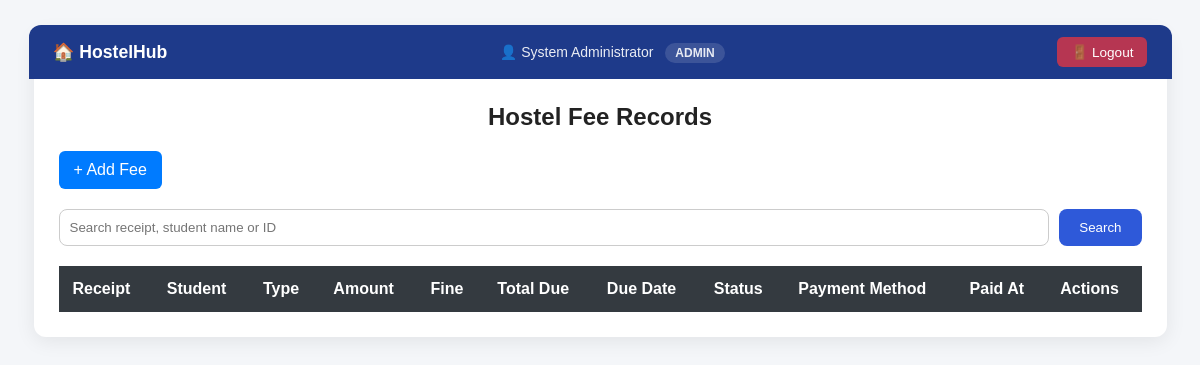
The app's page /fee/index.php (signed in), older data.
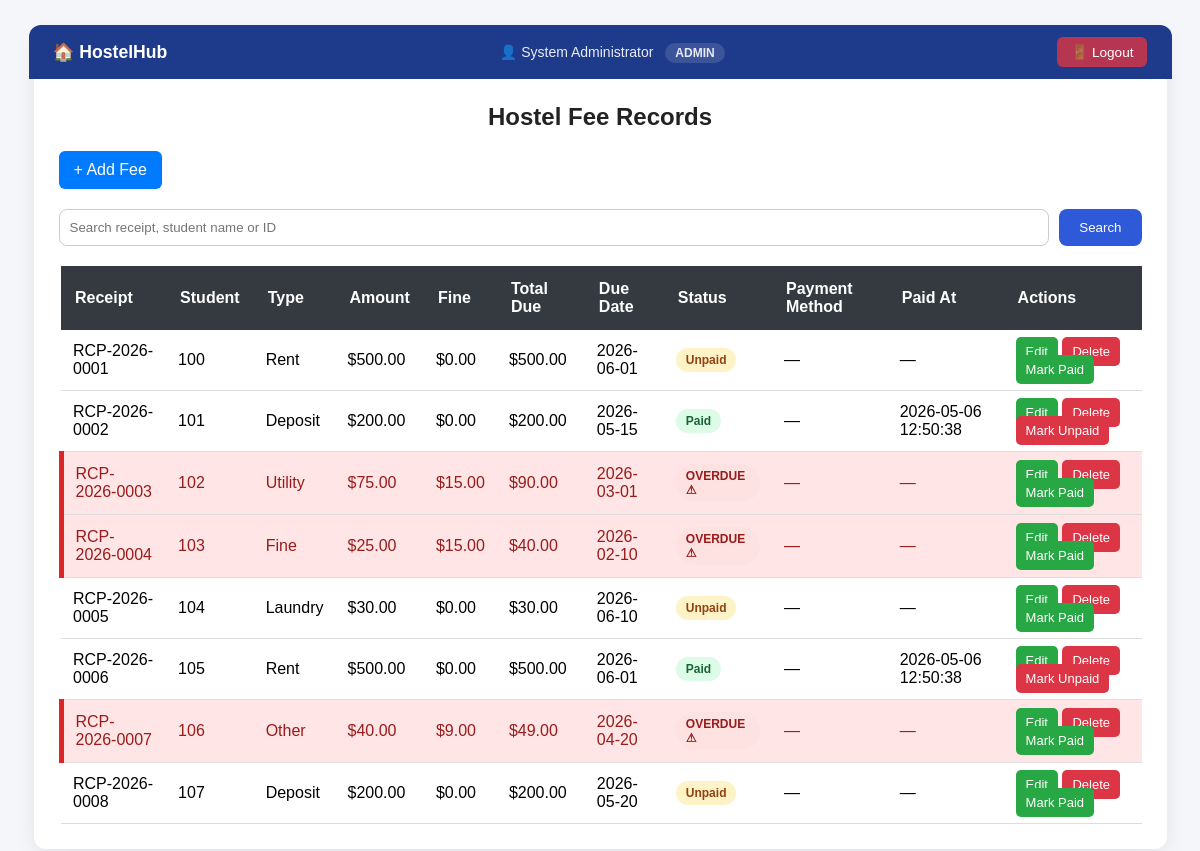
The same page, newer data.
### tables this page shows
CREATE TABLE IF NOT EXISTS fees (
    receipt_number VARCHAR(30)   NOT NULL,
    student_id     INT           NOT NULL,
    fee_type       ENUM('rent','deposit','utility','fine','laundry','other') NOT NULL,
    amount         DECIMAL(10,2) NOT NULL,
    due_date       DATE          NOT NULL,
    is_paid        TINYINT(1)    NOT NULL DEFAULT 0,    
    paid_at        DATETIME      NULL,
    payment_method VARCHAR(20)   NULL,
    fine_rate      DECIMAL(5,2)  NOT NULL DEFAULT 0.50,
    fine_cap       DECIMAL(5,2)  NOT NULL DEFAULT 15.00,
    fine_amount    DECIMAL(10,2) NOT NULL DEFAULT 0.00,
    total_due      DECIMAL(10,2) NOT NULL DEFAULT 0.00,
    is_active      TINYINT(1)    NOT NULL DEFAULT 1,
    deleted_at     DATETIME      NULL,
    deleted_reason VARCHAR(255)  NULL,
    created_at     TIMESTAMP     NOT NULL DEFAULT CURRENT_TIMESTAMP,
    updated_at     TIMESTAMP     NOT NULL DEFAULT CURRENT_TIMESTAMP ON UPDATE CURRENT_TIMESTAMP,
    PRIMARY KEY (receipt_number),
    CONSTRAINT fk_fee_student
        FOREIGN KEY (student_id) REFERENCES students(student_id)
        ON UPDATE CASCADE ON DELETE RESTRICT
);

### includes/auth.php (called while the page is built, shortened)
<?php
function currentRole(): string {
    return $_SESSION['role'] ?? '';
}
?>

### fee/index.php (the view, shortened to what this page needs)
<?php
require_once(__DIR__ . "/../includes/db.php");
require_once(__DIR__ . "/../includes/auth.php");
$search = $_GET['search'] ?? '';
if (!empty($search)) {
    $stmt = $db->prepare("
        SELECT fees.*
        FROM fees
        LEFT JOIN students ON students.student_id = fees.student_id
        WHERE fees.is_active = 1
        AND (
            fees.receipt_number LIKE ?
            OR students.full_name LIKE ?
            OR fees.student_id LIKE ?
        )
        ORDER BY fees.created_at DESC
    ");
    $stmt->execute(["%$search%", "%$search%", "%$search%"]);
} else {
    $stmt = $db->prepare("
        SELECT * FROM fees
        WHERE is_active = 1
        ORDER BY created_at DESC
    ");
    $stmt->execute();
}
$fees = $stmt->fetchAll(PDO::FETCH_ASSOC);
$today = new DateTime();
$isAdmin = currentRole() === 'admin';
?>
<!DOCTYPE html>
<html lang="en">
<head>
    <link rel="stylesheet" href="style.css">
</head>
<body>
<div class="container">
    <div class="topbar">
        <div class="brand">🏠 HostelHub</div>
        <div class="user-info">
            👤 <?= htmlspecialchars($_SESSION['full_name']) ?>
            <span><?= htmlspecialchars(currentRole()) ?></span>
        </div>
        <a href="logout.php" class="logout">🚪 Logout</a>
    </div>
    <h2>Hostel Fee Records</h2>
    <?php if ($isAdmin): ?>
    <a href="add.php" class="add-btn">+ Add Fee</a>
    <?php endif; ?>
    <form method="GET" class="search-box">
        <input type="text" name="search"
               placeholder="Search receipt, student name or ID"
               value="<?= htmlspecialchars($search) ?>">
        <button type="submit">Search</button>
    </form>
    <table>
        <thead>
        <tr>
            <th>Receipt</th>
            <th>Student</th>
            <th>Type</th>
            <th>Amount</th>
            <th>Fine</th>
            <th>Total Due</th>
            <th>Due Date</th>
            <th>Status</th>
            <th>Payment Method</th>
            <th>Paid At</th>
            <th>Actions</th>
        </tr>
        </thead>
        <tbody>
        <?php foreach ($fees as $fee): ?>
        <?php
        $dueDate = new DateTime($fee['due_date']);
        $fineAmount = 0;
        $status = "Unpaid";
        $statusClass = "unpaid";
        $rowClass = "";
        if ($fee['is_paid']) {
            $status = "Paid";
            $statusClass = "paid";
        } elseif ($today > $dueDate) {
            $daysOverdue = $dueDate->diff($today)->days;
            $fineAmount = min($daysOverdue * $fee['fine_rate'], $fee['fine_cap']);
            $status = "OVERDUE ⚠";
            $statusClass = "overdue";
            $rowClass = "late-row";
        }
        $totalDue = $fee['amount'] + $fineAmount;
        ?>
        <tr class="<?= $rowClass ?>">
            <td><?= htmlspecialchars($fee['receipt_number']) ?></td>
            <td><?= htmlspecialchars($fee['student_id']) ?></td>
            <td><?= ucfirst($fee['fee_type']) ?></td>
            <td>$<?= number_format($fee['amount'],2) ?></td>
            <td>$<?= number_format($fineAmount,2) ?></td>
            <td>$<?= number_format($totalDue,2) ?></td>
            <td><?= $fee['due_date'] ?></td>
            <td><span class="<?= $statusClass ?>"><?= $status ?></span></td>
            <td><?= $fee['payment_method'] ? htmlspecialchars($fee['payment_method']) : '—' ?></td>
            <td><?= $fee['paid_at'] ?: '—' ?></td>
            <td>
                <?php if ($isAdmin): ?>
                <a class="pay-btn" href="edit.php?id=<?= urlencode($fee['receipt_number']) ?>">Edit</a>
                <a class="delete-btn" href="delete.php?id=<?= urlencode($fee['receipt_number']) ?>">Delete</a>
                <?php endif; ?>
                <a class="pay-btn"
                   style="background:<?= $fee['is_paid'] ? '#dc3545' : '#28a745' ?>;"
                   href="?toggle_pay=<?= urlencode($fee['receipt_number']) ?>">
                   <?= $fee['is_paid'] ? 'Mark Unpaid' : 'Mark Paid' ?>
                </a>
            </td>
        </tr>
        <?php endforeach; ?>
        </tbody>
    </table>
</div>
</body>
</html>

### fee/style.css (style rules this page uses)
body { margin: 0; padding: 30px; font-family: Arial, sans-serif; background: #f4f6f9; }
.container { width: 95%; margin: auto; background: white; padding: 25px; border-radius: 12px; box-shadow: 0 4px 20px rgba(0,0,0,0.08); }
h2 { text-align: center; color: #222; margin-bottom: 20px; }
.add-btn { display: inline-block; margin-bottom: 20px; background: #007bff; color: white; padding: 10px 15px; border-radius: 6px; text-decoration: none; }
table { width: 100%; border-collapse: collapse; table-layout: auto; }
th { background: #343a40; color: white; padding: 14px; text-align: left; }
td { padding: 12px; border-bottom: 1px solid #ddd; vertical-align: middle; }
.search-box { margin-bottom: 20px; display: flex; gap: 10px; }
.search-box input { flex: 1; margin: 0; }
.search-box button { width: auto; padding: 10px 20px; }
.paid, .unpaid, .overdue { padding: 5px 10px; border-radius: 20px; display: inline-block; font-size: 12px; font-weight: bold; }
.paid { background: #dcfce7; color: #166534; }
.unpaid { background: #fef3c7; color: #92400e; }
.overdue { background: #fee2e2; color: #991b1b; }
.late-row { background: #ffe5e5 !important; border-left: 5px solid #dc2626; }
.late-row td { color: #991b1b; }
.pay-btn { background: #28a745; color: white; padding: 7px 10px; border-radius: 5px; text-decoration: none; font-size: 13px; }
.delete-btn { background: #dc3545; color: white; padding: 7px 10px; border-radius: 5px; text-decoration: none; font-size: 13px; }
input, select, textarea { width: 100%; padding: 10px; margin-top: 6px; margin-bottom: 15px; border-radius: 8px; border: 1px solid #ccc; box-sizing: border-box; }
button { width: 100%; padding: 12px; background: #2e59d9; border: none; color: white; border-radius: 8px; cursor: pointer; }

### fee/index.php (style rules this page uses)
.topbar { display: flex; justify-content: space-between; align-items: center; background: #1e3a8a; color: white; padding: 12px 24px; margin: -30px -30px 24px -30px; border-radius: 12px 12px 0 0; }
.topbar .brand { font-weight: bold; font-size: 1.1rem; }
.topbar .user-info { font-size: 0.875rem; opacity: 0.9; }
.topbar .user-info span { background: rgba(255,255,255,0.15); padding: 3px 10px; border-radius: 20px; margin-left: 8px; font-size: 0.75rem; text-transform: uppercase; font-weight: bold; }
.topbar a.logout { color: white; background: rgba(220,53,69,0.8); padding: 7px 14px; border-radius: 6px; text-decoration: none; font-size: 0.85rem; }

Row changes from the older to the newer data that the page shows:
added fees: receipt_number "RCP-2026-0001", student "100", fee_type "Rent", amount "500.00", fineAmount "0.00", due_date "2026-06-01", status "Unpaid", paid_at "—", is_paid "Mark Paid"
added fees: receipt_number "RCP-2026-0002", student "101", fee_type "Deposit", amount "200.00", fineAmount "0.00", due_date "2026-05-15", is_paid "Paid", paid_at "2026-05-06 12:50:38", shows "Mark Unpaid"
added fees: receipt_number "RCP-2026-0003", student "102", fee_type "Utility", amount "75.00", fine_cap "15.00", totalDue "90.00", due_date "2026-03-01", status "OVERDUE ⚠", paid_at "—", shows "Mark Paid"
added fees: receipt_number "RCP-2026-0004", student "103", fee_type "Fine", amount "25.00", fine_cap "15.00", totalDue "40.00", due_date "2026-02-10", status "OVERDUE ⚠", paid_at "—", shows "Mark Paid"
added fees: receipt_number "RCP-2026-0005", student "104", fee_type "Laundry", amount "30.00", fineAmount "0.00", due_date "2026-06-10", status "Unpaid", paid_at "—", is_paid "Mark Paid"
added fees: receipt_number "RCP-2026-0006", student "105", fee_type "Rent", amount "500.00", fineAmount "0.00", due_date "2026-06-01", is_paid "Paid", paid_at "2026-05-06 12:50:38", shows "Mark Unpaid"
added fees: receipt_number "RCP-2026-0007", student "106", fee_type "Other", amount "40.00", fineAmount "9.00", totalDue "49.00", due_date "2026-04-20", status "OVERDUE ⚠", paid_at "—", shows "Mark Paid"
added fees: receipt_number "RCP-2026-0008", student "107", fee_type "Deposit", amount "200.00", fineAmount "0.00", due_date "2026-05-20", status "Unpaid", paid_at "—", is_paid "Mark Paid"
